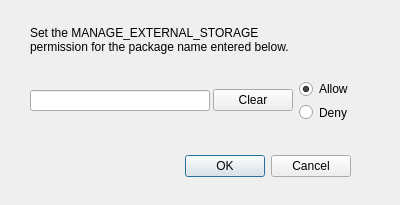
<?xml version="1.0" encoding="UTF-8"?>
<ui version="4.0">
 <class>setpDialog</class>
 <widget class="QDialog" name="setpDialog">
  <property name="geometry">
   <rect>
    <x>0</x>
    <y>0</y>
    <width>400</width>
    <height>205</height>
   </rect>
  </property>
  <property name="windowTitle">
   <string>Dialog</string>
  </property>
  <widget class="QDialogButtonBox" name="buttonBox">
   <property name="geometry">
    <rect>
     <x>180</x>
     <y>150</y>
     <width>171</width>
     <height>32</height>
    </rect>
   </property>
   <property name="orientation">
    <enum>Qt::Horizontal</enum>
   </property>
   <property name="standardButtons">
    <set>QDialogButtonBox::Cancel|QDialogButtonBox::Ok</set>
   </property>
  </widget>
  <widget class="QLabel" name="label">
   <property name="geometry">
    <rect>
     <x>30</x>
     <y>10</y>
     <width>341</width>
     <height>61</height>
    </rect>
   </property>
   <property name="text">
    <string>&lt;html&gt;&lt;head/&gt;&lt;body&gt;&lt;p&gt;Set the MANAGE_EXTERNAL_STORAGE&lt;br/&gt;permission for the package name entered below. &lt;/p&gt;&lt;/body&gt;&lt;/html&gt;</string>
   </property>
  </widget>
  <widget class="QWidget" name="layoutWidget">
   <property name="geometry">
    <rect>
     <x>30</x>
     <y>80</y>
     <width>323</width>
     <height>41</height>
    </rect>
   </property>
   <layout class="QHBoxLayout" name="horizontalLayout_2">
    <item>
     <layout class="QHBoxLayout" name="horizontalLayout">
      <item>
       <widget class="QLineEdit" name="pname">
        <property name="minimumSize">
         <size>
          <width>180</width>
          <height>21</height>
         </size>
        </property>
        <property name="maximumSize">
         <size>
          <width>180</width>
          <height>21</height>
         </size>
        </property>
       </widget>
      </item>
      <item>
       <widget class="QPushButton" name="pushButton">
        <property name="text">
         <string>Clear</string>
        </property>
       </widget>
      </item>
     </layout>
    </item>
    <item>
     <layout class="QVBoxLayout" name="verticalLayout">
      <item>
       <widget class="QRadioButton" name="allowButton">
        <property name="text">
         <string>Allow</string>
        </property>
        <property name="checked">
         <bool>true</bool>
        </property>
       </widget>
      </item>
      <item>
       <widget class="QRadioButton" name="denyButton">
        <property name="text">
         <string>Deny</string>
        </property>
       </widget>
      </item>
     </layout>
    </item>
   </layout>
  </widget>
 </widget>
 <resources/>
 <connections>
  <connection>
   <sender>buttonBox</sender>
   <signal>accepted()</signal>
   <receiver>setpDialog</receiver>
   <slot>accept()</slot>
   <hints>
    <hint type="sourcelabel">
     <x>248</x>
     <y>254</y>
    </hint>
    <hint type="destinationlabel">
     <x>157</x>
     <y>274</y>
    </hint>
   </hints>
  </connection>
  <connection>
   <sender>buttonBox</sender>
   <signal>rejected()</signal>
   <receiver>setpDialog</receiver>
   <slot>reject()</slot>
   <hints>
    <hint type="sourcelabel">
     <x>316</x>
     <y>260</y>
    </hint>
    <hint type="destinationlabel">
     <x>286</x>
     <y>274</y>
    </hint>
   </hints>
  </connection>
 </connections>
</ui>
